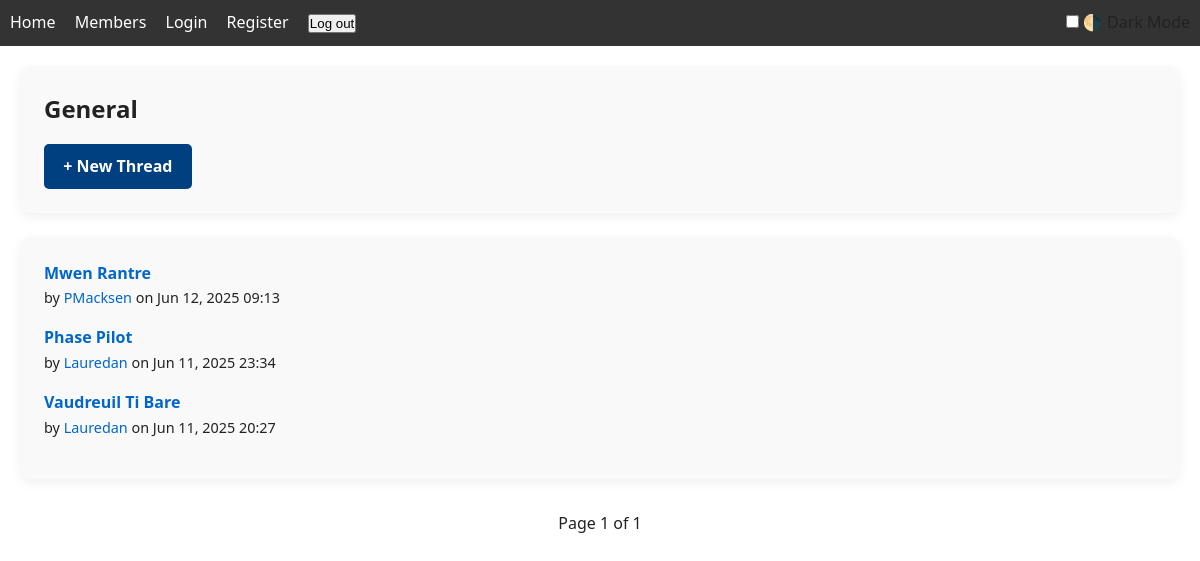
/forum/general/, run on the app's committed database.
### forum/models.py (models this page shows, shortened)
class Category(models.Model):
    name = models.CharField(max_length=100, unique=True)
    slug = models.SlugField(unique=True)

class Thread(models.Model):
    category = models.ForeignKey(Category, on_delete=models.CASCADE, related_name='threads')
    title = models.CharField(max_length=200)
    slug = models.SlugField()
    creator = models.ForeignKey(User, on_delete=models.CASCADE, related_name='forum_threads')
    created_at = models.DateTimeField(auto_now_add=True)
    class Meta:
        unique_together = ('category', 'slug')

### forum/views.py (the view)
# urls.py: path('<slug:category_slug>/', views.thread_list, name='thread_list'),
def thread_list(request, category_slug):
    category = get_object_or_404(Category, slug=category_slug)
    threads = category.threads.order_by('-created_at')
    paginator = Paginator(threads, 10)  # 10 threads per page
    page_number = request.GET.get('page')
    page_obj = paginator.get_page(page_number)
    return render(request, 'forum/thread_list.html', {
        'category': category,
        'page_obj': page_obj,
    })

### accounts/context_processors.py (called while the page is built, shortened)
def global_announcements(request):
    if not request.user.is_authenticated:
        return {}

### forum/templates/forum/thread_list.html (shortened to what this page needs)
{% extends 'base.html' %}
{% block content %}
<div class="card">
  <h2>{{ category.name }}</h2>
  <a href="{% url 'forum:create_thread' category.slug %}" class="button" style="margin-top: 1rem;">+ New Thread</a>
</div>
{% if page_obj %}
  <div class="card" style="margin-top: 1.5rem;">
    <ul style="list-style: none; padding-left: 0;">
      {% for thread in page_obj %}
        <li style="margin-bottom: 1rem;">
          <a href="{% url 'forum:thread_detail' category.slug thread.slug %}" style="font-weight: bold;">
            {{ thread.title }}
          </a>
          <div style="font-size: 0.9rem;">
            by <a href="{% url 'accounts:profile_detail' thread.creator.username %}">
              {{ thread.creator.username }}
            </a> on {{ thread.created_at|date:"M d, Y H:i" }}
          </div>
        </li>
      {% endfor %}
    </ul>
  </div>
{% else %}
  <div class="card" style="margin-top: 1.5rem;">
    <p>No threads in this category yet.</p>
  </div>
{% endif %}
<div class="pagination" style="text-align: center; margin: 2rem 0;">
  <span style="margin: 0 1rem;">Page {{ page_obj.number }} of {{ page_obj.paginator.num_pages }}</span>
</div>
{% endblock %}

### static/css/style.css (style rules this page uses)
body { font-family: Arial, sans-serif; margin: 0; padding: 0; }

### static/css/base.css (style rules this page uses)
* { margin: 0; padding: 0; box-sizing: border-box; }
body { font-family: 'Segoe UI', sans-serif; background-color: #f9f9f9; color: #222; line-height: 1.6; }
a { color: #0066cc; text-decoration: none; }
:root { --bg: #ffffff; --text: #222222; --card-bg: #f9f9f9; --accent: #004080; --link: #0066cc; --button-bg: var(--accent); --button-text: #ffffff; --shadow: rgba(0, 0, 0, 0.06); }
body { background: var(--bg); color: var(--text); font-family: 'Segoe UI', sans-serif; transition: background 0.3s, color 0.3s; line-height: 1.6; }
a { color: var(--link); text-decoration: none; }

### static/css/components.css (style rules this page uses)
.card { background: var(--card-bg); color: var(--text); padding: 1.5rem; border-radius: 10px; box-shadow: 0 4px 12px var(--shadow); margin-bottom: 1rem; transition: background 0.3s, color 0.3s; }
.button { background-color: var(--button-bg); color: var(--button-text); border: none; padding: 0.6rem 1.2rem; border-radius: 5px; font-weight: 600; cursor: pointer; text-decoration: none; display: inline-block; transition: background-color 0.2s ease; }

### data on the page
Category: name "General"
Thread: title "Mwen Rantre", creator.username "PMacksen", created_at "Jun 12, 2025 09:13"
Thread: title "Phase Pilot", creator.username "Lauredan", created_at "Jun 11, 2025 23:34"
Thread: title "Vaudreuil Ti Bare", creator.username "Lauredan", created_at "Jun 11, 2025 20:27"

### other printed values
{{ page_obj.number }} "1"
{{ page_obj.paginator.num_pages }} "1"
